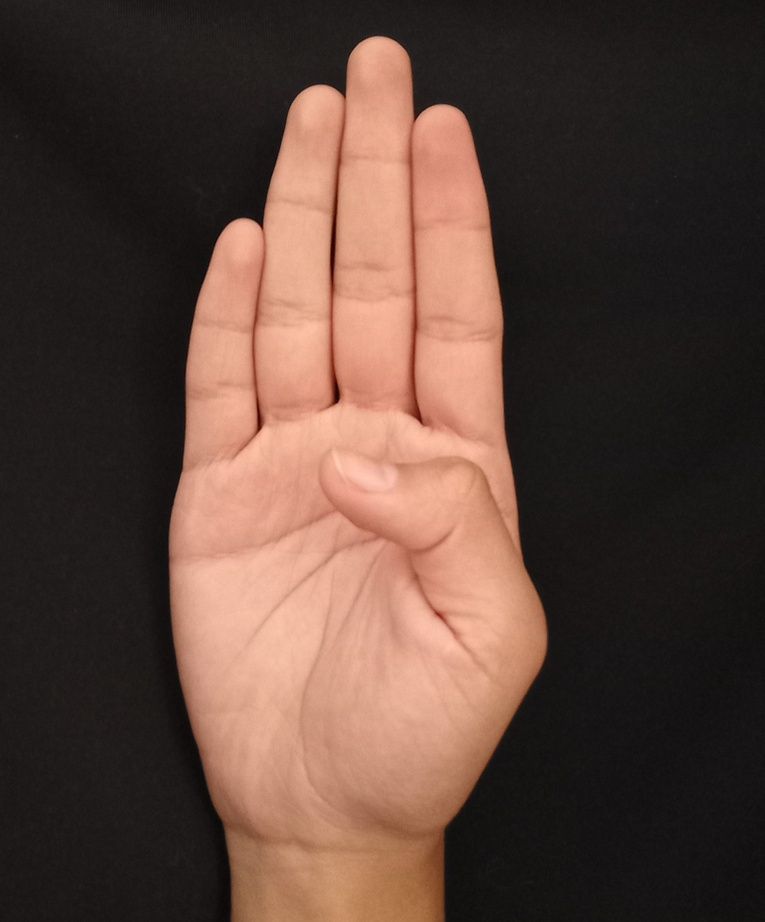
#> input picture Images/B_dark.jpg, 765 x 922 px, shrunk from 2447 x 2949 before the run, found by its file name
$ python binarizaciones.py
#> lines starting #> are read from the running program, lines starting #| are printed output that depends on the picture; after the words box and inside, x2 and y2 are one past the last pixel; in counts of white or black regions, pixels touching at a corner belong together
#Binarizaciones 17/03/2022
import cv2
import numpy as np
from matplotlib import pyplot as plt

img = cv2.imread('Images/B_dark.jpg',0)
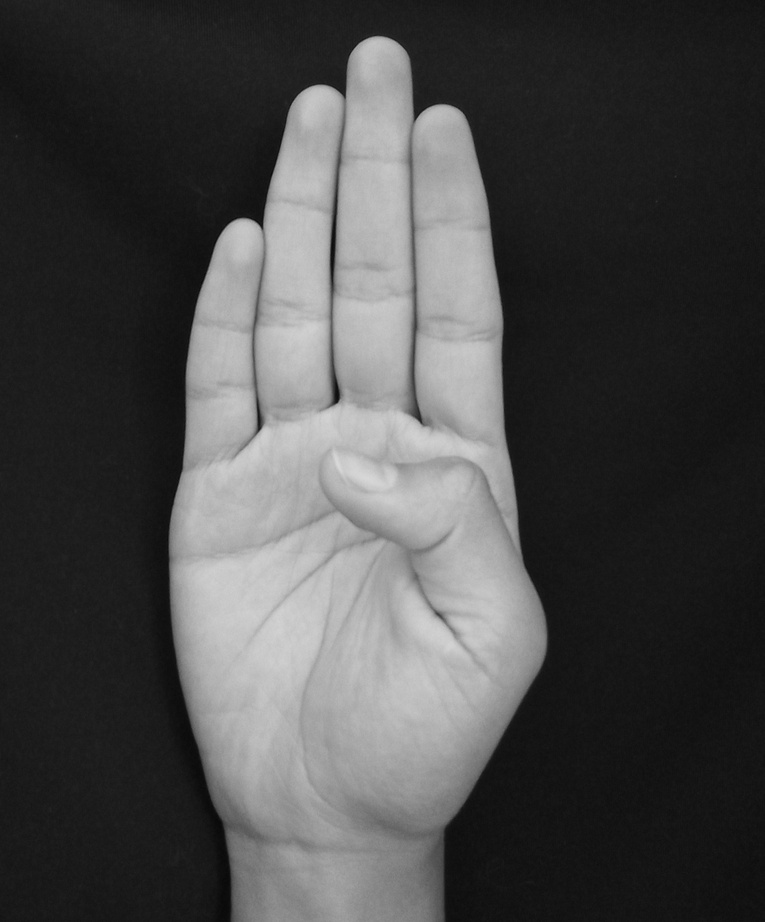
#> img: shape (922, 765); min 8, max 217, mean 73.9
ret,thresh1 = cv2.threshold(img,127,255,cv2.THRESH_BINARY)
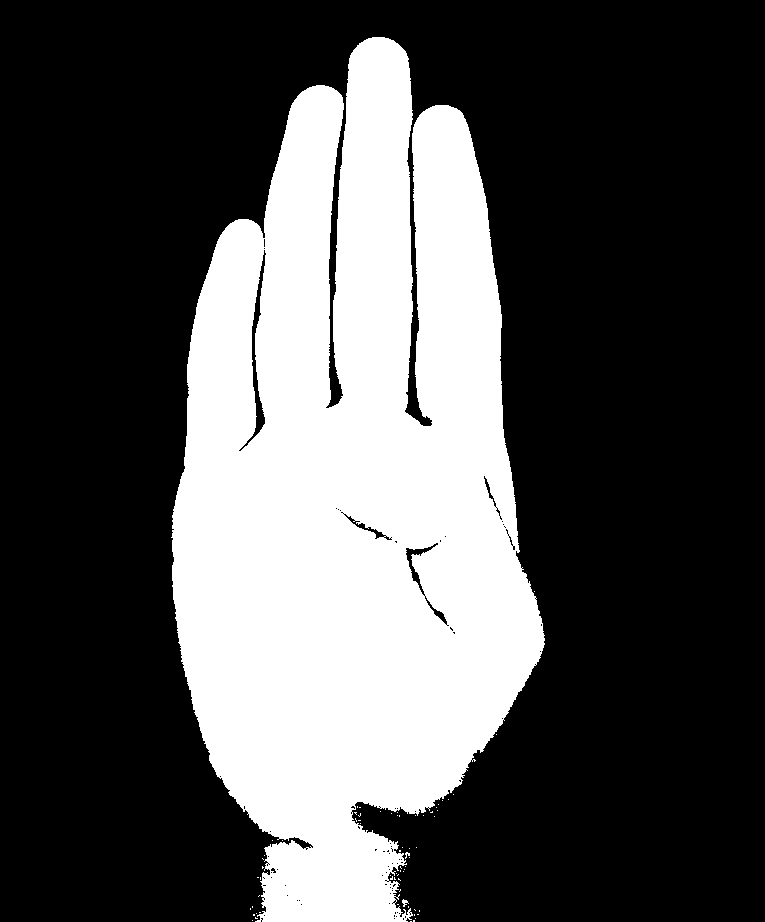
#> thresh1: shape (922, 765); 31.4% white; 68 white regions (66 under 20 px), largest, box (x1, y1, x2, y2) and area: (171, 37, 545, 922) 221506, (402, 899, 409, 907) 28
ret,thresh2 = cv2.threshold(img,127,255,cv2.THRESH_BINARY_INV)
ret,thresh3 = cv2.threshold(img,127,255,cv2.THRESH_TRUNC)
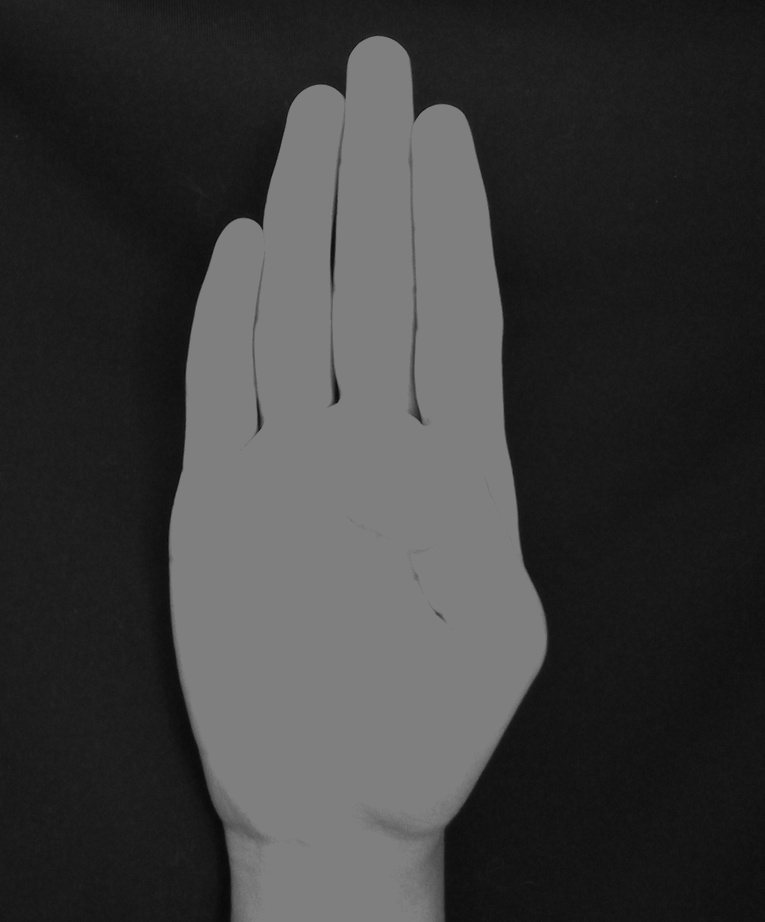
#> thresh3: shape (922, 765); min 8, max 127, mean 59.4
ret,thresh4 = cv2.threshold(img,127,255,cv2.THRESH_TOZERO)
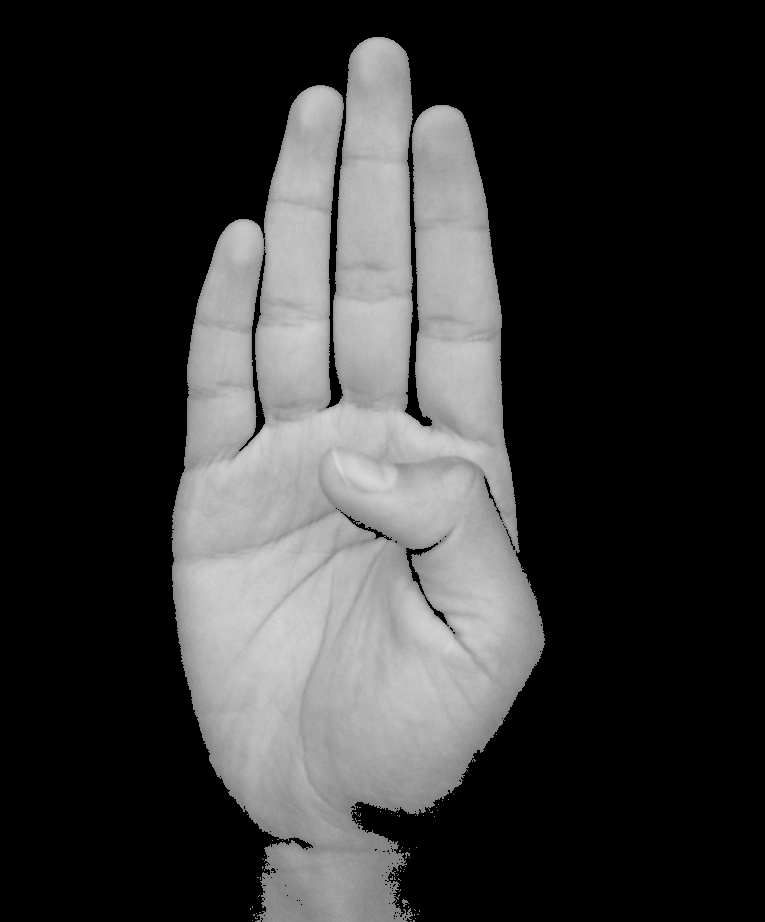
#> thresh4: shape (922, 765); min 0, max 217, mean 54.4
ret,thresh5 = cv2.threshold(img,127,255,cv2.THRESH_TOZERO_INV)
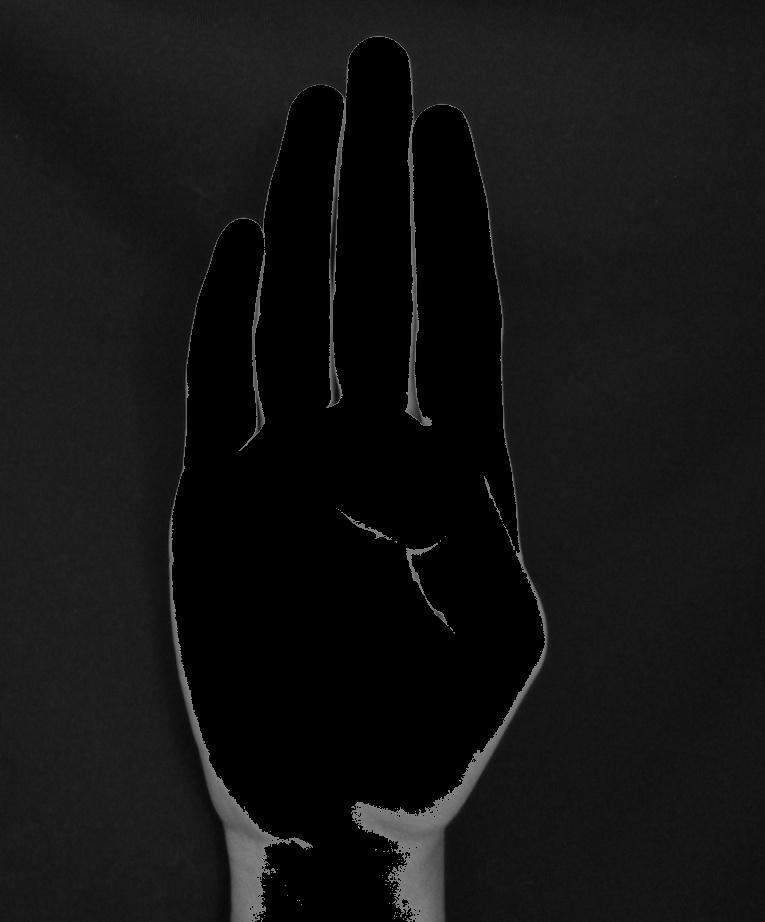
#> thresh5: shape (922, 765); min 0, max 127, mean 19.5

titles = ['Original Image','BINARY','BINARY_INV','TRUNC','TOZERO','TOZERO_INV']
images = [img, thresh1, thresh2, thresh3, thresh4, thresh5]
miArray = np.arange(6)
for i in miArray:
  plt.subplot(2,3,i+1),plt.imshow(images[i],'gray')
  plt.title(titles[i])
  plt.xticks([]),plt.yticks([])

plt.show()

$ run again, with Images/A2.jpg copied over Images/B_dark.jpg
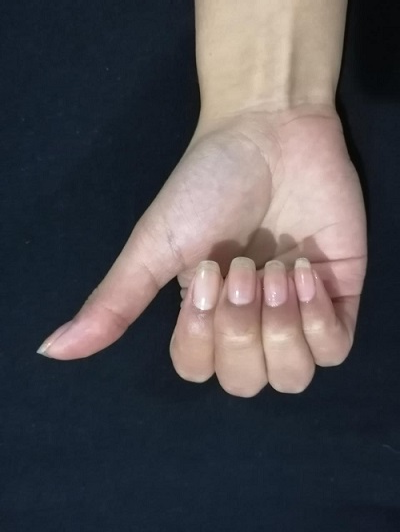
#> input picture Images/A2.jpg, 400 x 532 px, found by its file name
#> `ret,thresh1 = cv2.threshold(img,127,255,cv2.THRESH_BINARY)`:
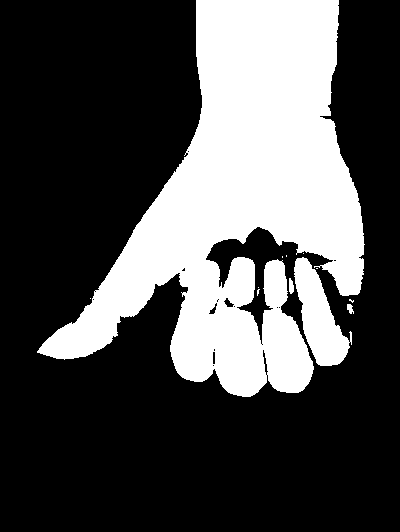
#> thresh1: shape (532, 400); 30.7% white; 12 white regions (8 under 20 px), largest, box (x1, y1, x2, y2) and area: (37, 0, 365, 397) 61972, (294, 257, 352, 366) 3161, (289, 278, 294, 294) 63, (347, 304, 354, 314) 47
#> `ret,thresh5 = cv2.threshold(img,127,255,cv2.THRESH_TOZERO_INV)`:
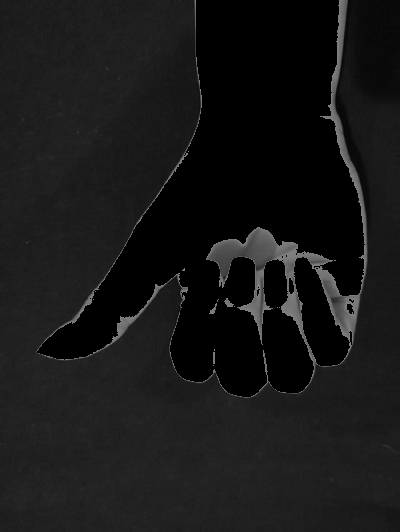
#> thresh5: shape (532, 400); min 0, max 127, mean 23.3

$ run again, with Images/Ay.jpg copied over Images/B_dark.jpg
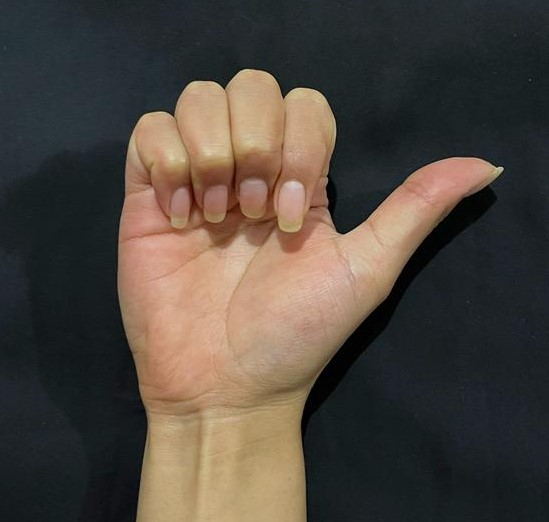
#> input picture Images/Ay.jpg, 549 x 522 px, found by its file name
#> `ret,thresh1 = cv2.threshold(img,127,255,cv2.THRESH_BINARY)`:
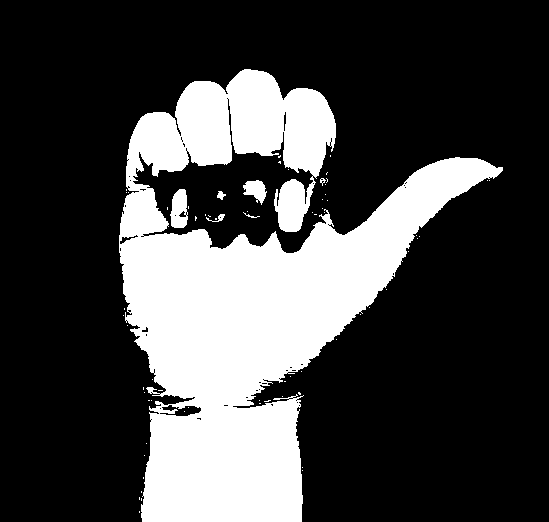
#> thresh1: shape (522, 549); 26.9% white; 69 white regions (62 under 20 px), largest, box (x1, y1, x2, y2) and area: (119, 69, 503, 522) 76005, (170, 189, 188, 228) 533, (243, 180, 267, 205) 353
#> `ret,thresh5 = cv2.threshold(img,127,255,cv2.THRESH_TOZERO_INV)`:
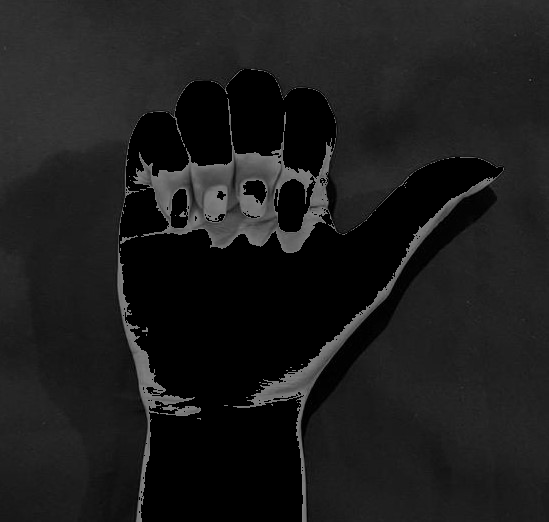
#> thresh5: shape (522, 549); min 0, max 127, mean 28.3
